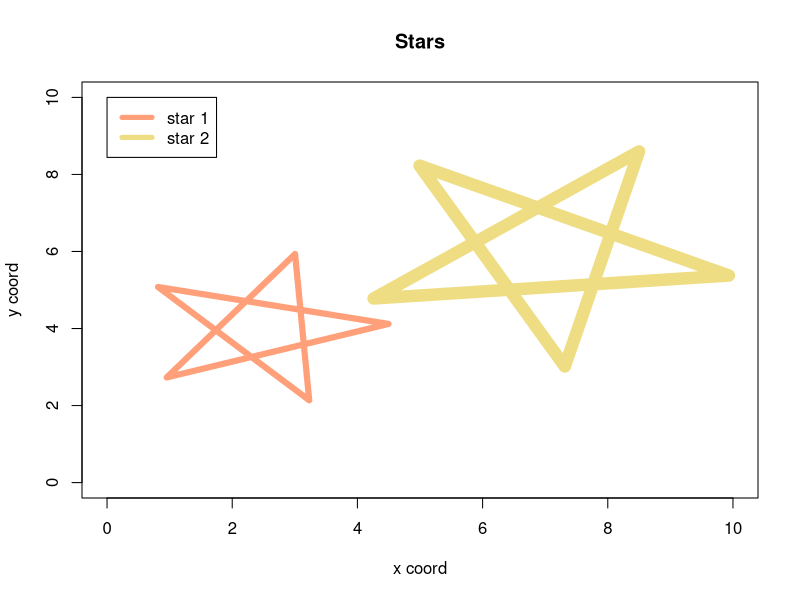

This figure's R source:
## ---- chunk 1
knitr::opts_chunk$set(echo = TRUE)
## ---- chunk 2
fib.old <- 0
fib <- 1
fib.new <- 1
for (i in 1:30) {
    cat(i, "\t", fib.new)
    if (fib.new %% 2 == 0)
       cat(" even")
    if (fib.new %% 3 == 0)
       cat(" div3 ")
    cat("\n")
    fib.new <- fib + fib.old
    fib.old <- fib
    fib <- fib.new
}
## ---- chunk 3
f <- function(a, digits=4) {
  if (a < 0)
    stop("input must be nonnegative\n")
  x <- 1
  old.x <- a
  i <- 1
  tolerance <- 10^(-digits)
  while (abs(x - old.x)>tolerance) {
    old.x <- x
    cat(i,", ", round(x,digits=digits),"\n",sep="")
    x <- (x + a/x)/2
    i <- i + 1
  }
}
## ---- chunk 4
f(3)
## ---- chunk 5
f(3,digits=6)
## ---- chunk 6
f(50,digits=3)
## ---- chunk 7
patient <- c("Hailey Lewis", "Alejandro Walker", "Jayden Clark", 
           "Zoey Martinez", "Sophia Rogers")
age <- c(46, 32, 20, 68, 42)
gender <- c("F", "M", "M", "F", "F")
bmi <- c(23, 29, 27, 32, 37)
TCH <- c(192, 203, 298, 196, 221)
L <- list(patient=patient, age=age, gender=gender,
          bmi=bmi, TCH=TCH)
## ---- chunk 8
L[[1]][3]
## ---- chunk 9
L$patient[3]
## ---- chunk 10
L[[5]][4]
## ---- chunk 11
L$TCH[4]
## ---- chunk 12
# star 1
x1 <- c(0.954, 4.496, 0.815, 3.23, 3.004, 0.954)
y1 <- c(2.731, 4.119, 5.078, 2.138, 5.935, 2.731)
# star 2
x2 <- c(4.259, 9.934, 4.993, 7.314, 8.5, 4.259)
y2 <- c(4.78, 5.376, 8.229, 3.016, 8.598, 4.78)
## ---- chunk 13
plot(x1,y1,col="lightsalmon",type="l",
     lwd=6,xlim=c(0,10),ylim=c(0,10),
     main="Stars", xlab="x coord", ylab="y coord")
lines(x2,y2,col="lightgoldenrod",lwd=12)
legend(0,10,c("star 1","star 2"),lty=c(1,1),lwd=5,
       col=c("lightsalmon","lightgoldenrod"))
